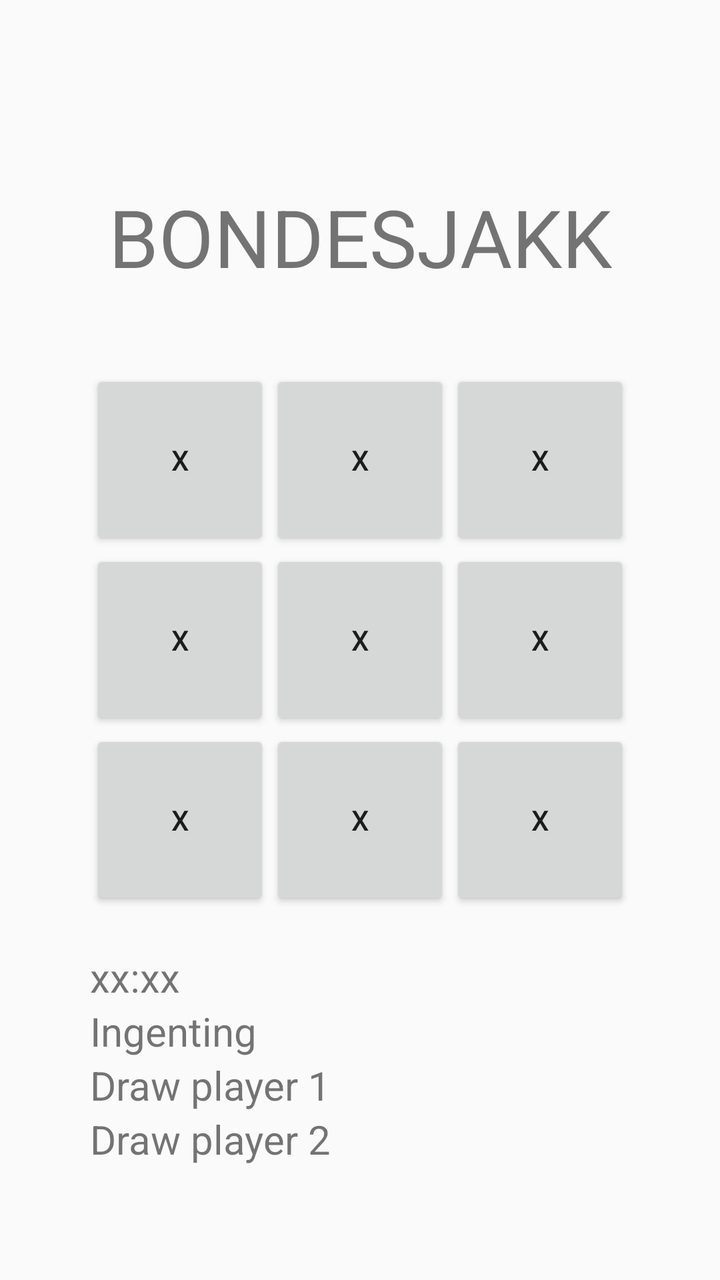
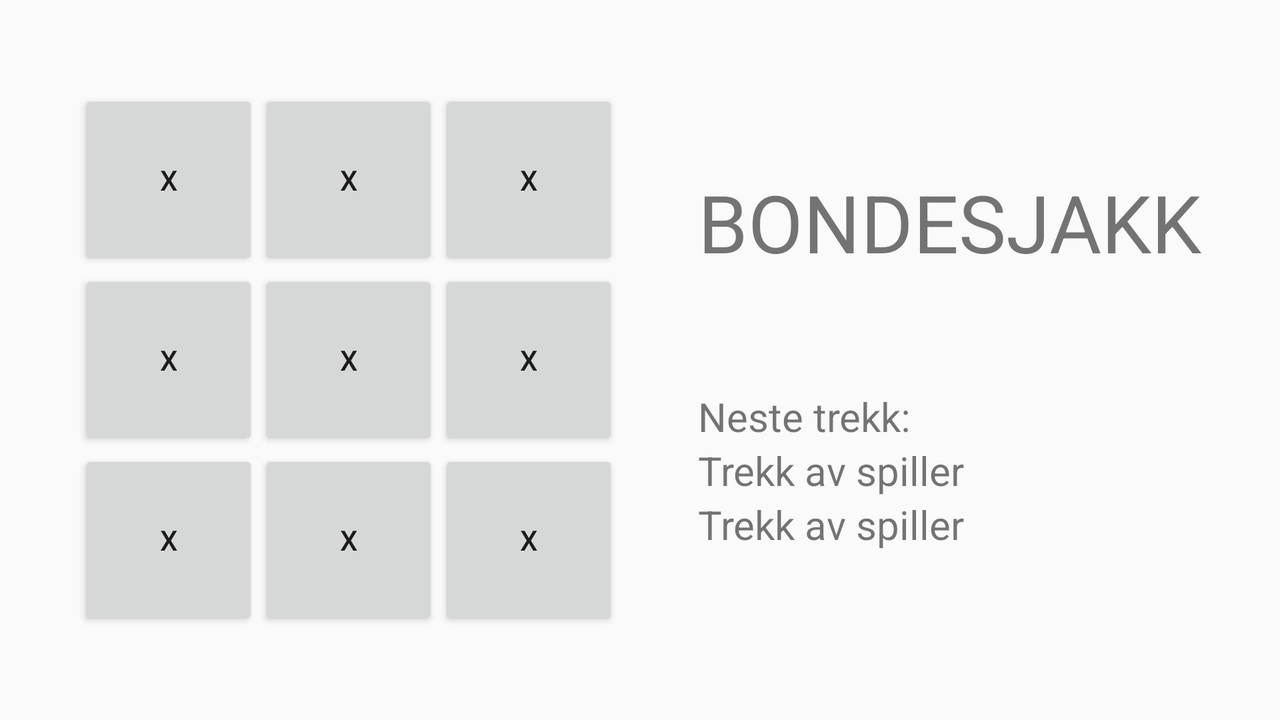

Compare how this app lays out the same screen by default and in its alternative resource folder. The renders come first, then the two layout files and the values they reference.
<!-- AndroidManifest.xml: application theme Theme.AppCompat.Light.NoActionBar -->
<!-- res/layout/fragment_game.xml -->
<layout xmlns:android="http://schemas.android.com/apk/res/android"
    xmlns:app="http://schemas.android.com/apk/res-auto"
    xmlns:tools="http://schemas.android.com/tools"
    android:id="@+id/fragmentGameVertical"
    android:layout_gravity="center_horizontal"
    android:orientation="vertical"
    tools:context=".GameFragment">

    <androidx.constraintlayout.widget.ConstraintLayout
        android:layout_width="match_parent"
        android:layout_height="match_parent">

        <TextView
            android:text="@string/app_name"
            android:id="@+id/game_title"
            style="@style/txt_main_header"
            android:layout_width="wrap_content"
            android:layout_height="wrap_content"
            android:layout_marginBottom="40dp"
            app:layout_constraintBottom_toTopOf="@id/tablelayout_gameboard"
            app:layout_constraintEnd_toEndOf="parent"
            app:layout_constraintStart_toStartOf="parent" />


        <TableLayout
            android:id="@+id/tablelayout_gameboard"
            android:layout_width="wrap_content"
            android:layout_height="wrap_content"
            app:layout_constraintBottom_toBottomOf="parent"
            app:layout_constraintEnd_toEndOf="parent"
            app:layout_constraintStart_toStartOf="parent"
            app:layout_constraintTop_toTopOf="parent">

            <TableRow
                android:layout_width="wrap_content"
                android:layout_height="wrap_content">

                <Button
                    android:id="@+id/button1"
                    style="@style/button_style"
                    android:text="@string/playerOneSymbol"
                    tools:ignore="DuplicateSpeakableTextCheck" />


                <Button
                    android:id="@+id/button2"
                    style="@style/button_style"
                    android:text="@string/playerOneSymbol" />

                <Button
                    android:id="@+id/button3"
                    style="@style/button_style"
                    android:text="@string/playerOneSymbol" />

            </TableRow>

            <TableRow
                android:layout_width="wrap_content"
                android:layout_height="wrap_content">

                <Button
                    android:id="@+id/button4"
                    style="@style/button_style"
                    android:text="@string/playerOneSymbol" />

                <Button
                    android:id="@+id/button5"
                    style="@style/button_style"
                    android:text="@string/playerOneSymbol" />


                <Button
                    android:id="@+id/button6"
                    style="@style/button_style"
                    android:text="@string/playerOneSymbol" />
            </TableRow>

            <TableRow
                android:layout_width="wrap_content"
                android:layout_height="wrap_content">

                <Button
                    android:id="@+id/button7"
                    style="@style/button_style"
                    android:text="@string/playerOneSymbol" />

                <Button
                    android:id="@+id/button8"
                    style="@style/button_style"
                    android:text="@string/playerOneSymbol" />

                <Button
                    android:id="@+id/button9"
                    style="@style/button_style"
                    android:text="@string/playerOneSymbol" />

            </TableRow>

        </TableLayout>

        <TableLayout
            android:layout_width="wrap_content"
            android:layout_height="wrap_content"
            android:layout_marginTop="20dp"
            app:layout_constraintStart_toStartOf="@id/tablelayout_gameboard"
            app:layout_constraintTop_toBottomOf="@id/tablelayout_gameboard">

            <TextView
                android:id="@+id/timer_view"
                style="@style/standard_text"
                android:layout_width="wrap_content"
                android:layout_height="wrap_content"
                android:text="xx:xx"
                app:layout_constraintBottom_toBottomOf="parent"
                app:layout_constraintLeft_toLeftOf="parent"
                app:layout_constraintRight_toRightOf="parent"
                app:layout_constraintTop_toTopOf="parent" />

            <TextView
                android:id="@+id/player_turn_view"
                style="@style/standard_text"
                android:layout_width="match_parent"
                android:layout_height="wrap_content"
                android:text="Ingenting"
                app:layout_constraintBottom_toBottomOf="parent"
                app:layout_constraintLeft_toLeftOf="parent"
                app:layout_constraintRight_toRightOf="parent"
                app:layout_constraintTop_toTopOf="parent" />

            <TextView
                android:id="@+id/move_player_one"
                style="@style/standard_text"
                android:layout_width="match_parent"
                android:layout_height="wrap_content"
                android:text="Draw player 1"
                app:layout_constraintBottom_toBottomOf="parent"
                app:layout_constraintLeft_toLeftOf="parent"
                app:layout_constraintRight_toRightOf="parent"
                app:layout_constraintTop_toTopOf="parent" />

            <TextView
                android:id="@+id/move_player_two"
                style="@style/standard_text"
                android:layout_width="match_parent"
                android:layout_height="wrap_content"
                android:text="Draw player 2"
                app:layout_constraintBottom_toBottomOf="parent"
                app:layout_constraintHorizontal_bias="0.0"
                app:layout_constraintLeft_toLeftOf="parent"
                app:layout_constraintRight_toRightOf="parent"
                app:layout_constraintTop_toTopOf="parent"
                app:layout_constraintVertical_bias="0.872" />
        </TableLayout>


    </androidx.constraintlayout.widget.ConstraintLayout>
</layout>
<!-- resources referenced by this layout -->
<resources>
  <string name="app_name">BONDESJAKK</string>
  <string name="playerOneSymbol" translatable="false">X</string>
  <style name="button_style" parent="Widget.AppCompat.Button">
  
          <item name="android:layout_width">90dp</item>
          <item name="android:layout_height">90dp</item>
          <item name="android:layout_weight">1</item>
      </style>
  <style name="standard_text">
          <item name="android:textSize">20sp</item>
  
      </style>
  <style name="txt_main_header">
          <item name="android:textSize">40sp</item>
      </style>
</resources>
<!-- res/layout-land/fragment_game.xml (the repository's variant of the layout above) -->
<!-- drawn on the phone turned sideways -->
<layout xmlns:android="http://schemas.android.com/apk/res/android"
    xmlns:app="http://schemas.android.com/apk/res-auto"
    xmlns:tools="http://schemas.android.com/tools"
    android:id="@+id/fragmentGameVertical"
    android:layout_gravity="center_horizontal"
    tools:context=".GameFragment">

    <androidx.constraintlayout.widget.ConstraintLayout
        android:layout_width="match_parent"
        android:layout_height="match_parent">


        <TableLayout
            android:id="@+id/tablelayout_gameboard"
            android:layout_width="wrap_content"
            android:layout_height="wrap_content"
            app:layout_constraintBottom_toBottomOf="parent"
            app:layout_constraintEnd_toStartOf="@id/table_layout_info"
            app:layout_constraintStart_toStartOf="parent"

            app:layout_constraintTop_toTopOf="parent">


            <TableRow
                android:layout_width="wrap_content"
                android:layout_height="wrap_content">

                <Button
                    android:id="@+id/button1"
                    style="@style/button_style"
                    android:text="@string/playerOneSymbol"
                    tools:ignore="DuplicateSpeakableTextCheck" />


                <Button
                    android:id="@+id/button2"
                    style="@style/button_style"
                    android:text="@string/playerOneSymbol" />

                <Button
                    android:id="@+id/button3"
                    style="@style/button_style"
                    android:text="@string/playerOneSymbol" />

            </TableRow>

            <TableRow
                android:layout_width="wrap_content"
                android:layout_height="wrap_content">

                <Button
                    android:id="@+id/button4"
                    style="@style/button_style"
                    android:text="@string/playerOneSymbol" />

                <Button
                    android:id="@+id/button5"
                    style="@style/button_style"
                    android:text="@string/playerOneSymbol" />


                <Button
                    android:id="@+id/button6"
                    style="@style/button_style"
                    android:text="@string/playerOneSymbol" />
            </TableRow>

            <TableRow
                android:layout_width="wrap_content"
                android:layout_height="wrap_content">

                <Button
                    android:id="@+id/button7"
                    style="@style/button_style"
                    android:text="@string/playerOneSymbol" />

                <Button
                    android:id="@+id/button8"
                    style="@style/button_style"
                    android:text="@string/playerOneSymbol" />

                <Button
                    android:id="@+id/button9"
                    style="@style/button_style"
                    android:text="@string/playerOneSymbol" />

            </TableRow>

        </TableLayout>


        <TableLayout
            android:id="@+id/table_layout_info"
            android:layout_width="wrap_content"
            android:layout_height="wrap_content"
            app:layout_constraintBottom_toBottomOf="@id/tablelayout_gameboard"
            app:layout_constraintEnd_toEndOf="parent"
            app:layout_constraintStart_toEndOf="@id/tablelayout_gameboard"
            app:layout_constraintTop_toTopOf="@id/tablelayout_gameboard">

            <TextView
                android:id="@+id/game_title"
                style="@style/txt_main_header"
                android:layout_width="wrap_content"
                android:layout_height="wrap_content"
                android:layout_marginBottom="30dp"
                android:text="@string/app_name"
                app:layout_constraintBottom_toTopOf="@id/tablelayout_gameboard"
                app:layout_constraintEnd_toEndOf="parent"
                app:layout_constraintStart_toStartOf="parent" />


            <TextView
                android:id="@+id/timer_view"
                style="@style/standard_text"
                android:layout_width="wrap_content"
                android:layout_height="wrap_content"/>

            <TextView
                android:id="@+id/player_turn_view"
                style="@style/standard_text"
                android:layout_width="match_parent"
                android:layout_height="wrap_content"
                android:text="@string/next_move" />

            <TextView
                android:id="@+id/move_player_one"
                style="@style/standard_text"
                android:layout_width="match_parent"
                android:layout_height="wrap_content"
                android:text="@string/moves_player" />

            <TextView
                android:id="@+id/move_player_two"
                style="@style/standard_text"
                android:layout_width="match_parent"
                android:layout_height="wrap_content"
                android:text="@string/moves_player" />
        </TableLayout>
    </androidx.constraintlayout.widget.ConstraintLayout>
</layout>
<!-- resources referenced by the variant -->
<!-- as the phone turned sideways resolves them -->
<resources>
  <string name="app_name">BONDESJAKK</string>
  <string name="moves_player">"Trekk av spiller "</string>
  <string name="next_move">Neste trekk: </string>
  <string name="playerOneSymbol" translatable="false">X</string>
  <style name="button_style" parent="Widget.AppCompat.Button">
  
          <item name="android:layout_width">90dp</item>
          <item name="android:layout_height">90dp</item>
          <item name="android:layout_weight">1</item>
      </style>
  <style name="standard_text">
          <item name="android:textSize">20sp</item>
  
      </style>
  <style name="txt_main_header">
          <item name="android:textSize">40sp</item>
      </style>
</resources>
